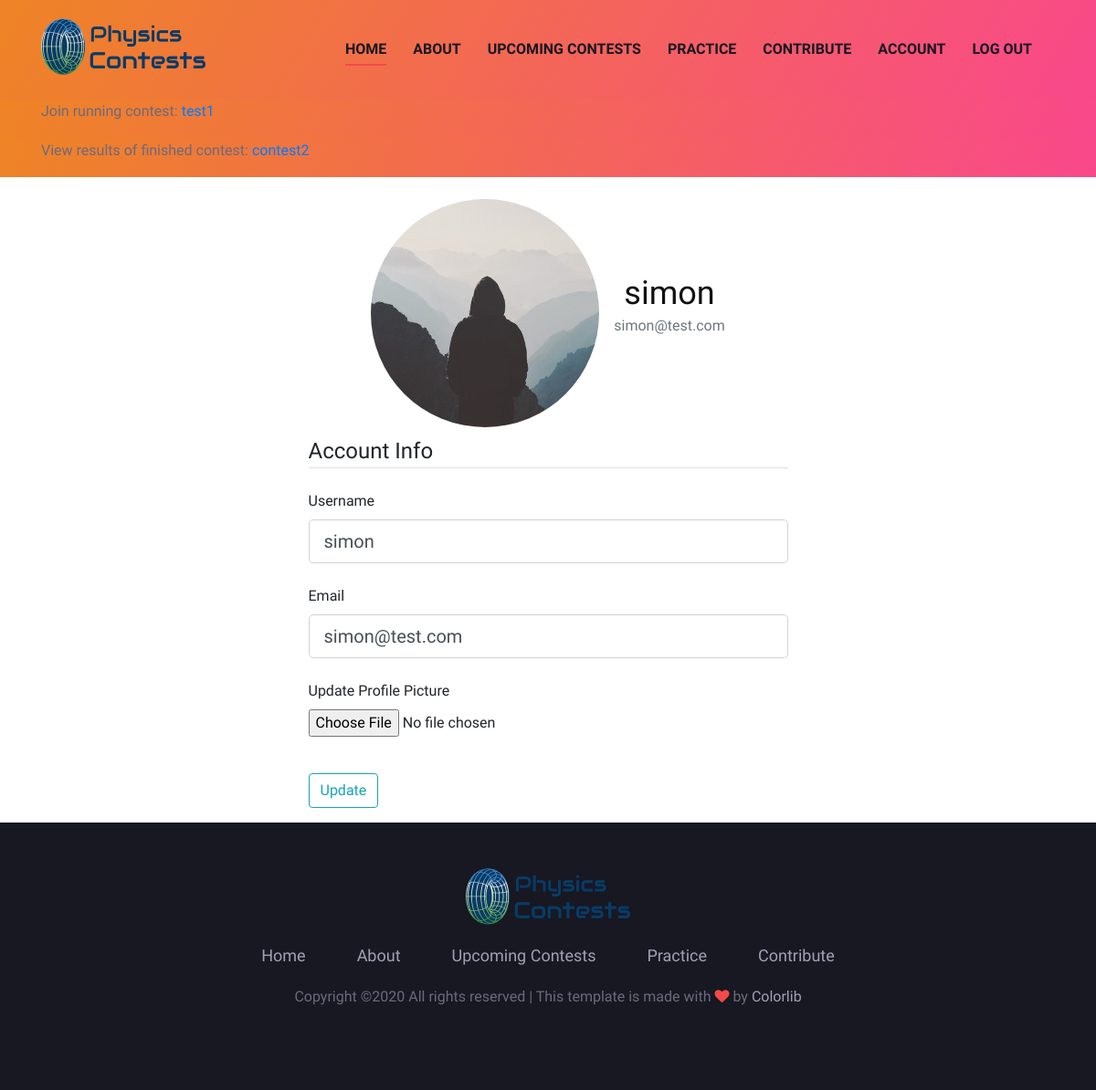
Page /account (signed in) on the committed database.
### physicscontests/models.py (models this page shows, shortened)
class Contest(db.Model):
	id = db.Column(db.Integer,primary_key=True)
	name = db.Column(db.String(40), unique=True, nullable=False, default=f"Physicscontest #{id}")
	description = db.Column(db.Text)
	start = db.Column(db.DateTime, nullable=False)
	end = db.Column(db.DateTime, nullable=False)
	tasks = db.relationship('Task', backref='contest')
	creator_id = db.Column(db.Integer, db.ForeignKey('user.id'))

class User(UserMixin, db.Model):
	id = db.Column(db.Integer,primary_key=True)
	username = db.Column(db.String(20), unique=True, nullable=False)
	email = db.Column(db.String(120), unique=True, nullable=False)
	image_file = db.Column(db.String(200), nullable=False, default="default.jpg")
	password = db.Column(db.String(60), nullable=False)
	contests_created = db.relationship('Contest', backref='creator')
	created = db.relationship('Task', backref='author')
	solved = db.relationship('Solved_by', back_populates="solved_by_users")
	participated_in = db.relationship('Contest', secondary=participation, backref=db.backref("participants", lazy="dynamic"))
	placements = db.relationship('Contest', secondary=placement, backref=db.backref("standings", lazy="dynamic"))

### physicscontests/routes.py (the view)
@app.route("/account", methods=["GET","POST"])
@login_required
def account():
	form = UpdateAccountForm()
	if form.validate_on_submit():
		if form.picture.data:
			print(form.picture, "  pictureform\n")
			picture_file = save_profile_picture(form.picture.data)
			current_user.image_file = picture_file
		current_user.username = form.username.data
		current_user.email = form.email.data
		db.session.commit()
		flash("Your account has been updated!", "success")
		return redirect(url_for("account"))
	elif request.method == "GET":
		form.username.data = current_user.username
		form.email.data = current_user.email
	image_file = url_for("static",filename="profile_pics/" + current_user.image_file)
	return render_template("account.html", image_file=image_file, form=form)

### physicscontests/forms.py (shortened to what this page needs)
class UpdateAccountForm(FlaskForm):
	username = StringField("Username", validators=[DataRequired(), Length(min=2,max=20)])
	email = StringField("Email", validators=[DataRequired(),Email()])
	picture = FileField("Update Profile Picture", validators=[FileAllowed(["jpg","png"])])
	submit = SubmitField("Update")

### physicscontests/__init__.py (called while the page is built)
def get_important_announcements():#should only be triggered once if there is something important
	announcements = []
	return announcements

def get_running_contests():
	contests_running = Contest.query.filter(Contest.start <= datetime.now()).filter(Contest.end > datetime.now()).all()
	return contests_running

def get_finished_contests():
	contests_finished = Contest.query.filter(Contest.end <= datetime.now()).filter(Contest.end > datetime.now() - timedelta(hours=2)).all()
	return contests_finished

### physicscontests/models.py (called while the page is built)
@login_manager.user_loader
def load_user(user_id):
	return User.query.get(int(user_id))

### physicscontests/templates/account.html (shortened to what this page needs)
{% extends "base.html" %}
{% block body %}
<div class="container mt-4">
	<div class="row">
    	<div class="media mb-2 center-form text-center">
        	<img class="rounded-circle account-img text-center" src="{{ image_file }}">
        	<div class="media-body align-self-center ml-3">
        		<h2 class="account-heading">{{ current_user.username }}</h2>
        		<p class="text-secondary">{{ current_user.email }}</p>
        	</div>
    	</div>
    </div>
	<div class="col-lg-6 center-form">
		<form method="POST" action="" enctype="multipart/form-data">
			<fieldset class="form-group">
				<legend class="border-bottom mb-4">Account Info</legend>
				<div class="mb-4">
					{{ form.username.label(class="form-control-label") }}
					{% if form.username.errors %}
						{{ form.username(class="form-control form-control-lg is-invalid") }}
						<div class="invalid-feedback">
							{% for error in form.username.errors %}
								<span>{{ error }}</span>
							{% endfor %}
						</div>
					{% else %}
						{{ form.username(class="form-control form-control-lg") }}
					{% endif %}
				</div>
				<div class="mb-4">
					{{ form.email.label(class="form-control-label") }}
					{% if form.email.errors %}
						{{ form.email(class="form-control form-control-lg is-invalid") }}
						<div class="emailinvalid-feedback">
							{% for error in form.email.errors %}
								<span>{{ error }}</span>
							{% endfor %}
						</div>
					{% else %}
						{{ form.email(class="form-control form-control-lg") }}
					{% endif %}
				</div>
				<div class="mb-4">
					{{ form.picture.label() }}
					{{ form.picture(class="form-control-file") }}
				</div>
			</fieldset>
			<div class="form-group">
				{{ form.submit(class="btn btn-outline-info") }}
			</div>
		</form>
	</div>
</div>
{% endblock body %}

### physicscontests/templates/base.html (shortened to what this page needs)
<!DOCTYPE html>
<html lang="zxx">
<head>
    <link rel="stylesheet" href="{{ url_for('static', filename='css/bootstrap.min.css') }}" type="text/css">
    <link rel="stylesheet" href="{{ url_for('static', filename='css/font-awesome.min.css') }}" type="text/css">
    <link rel="stylesheet" href="{{ url_for('static', filename='css/elegant-icons.css') }}" type="text/css">
    <link rel="stylesheet" href="{{ url_for('static', filename='css/owl.carousel.min.css') }}" type="text/css">
    <link rel="stylesheet" href="{{ url_for('static', filename='css/magnific-popup.css') }}" type="text/css">
    <link rel="stylesheet" href="{{ url_for('static', filename='css/slicknav.min.css') }}" type="text/css">
    <link rel="stylesheet" href="{{ url_for('static', filename='css/style.css') }}" type="text/css">
</head>
<body>
    <header class="header-section bg-gradient">
        <div class="container">
            <div class="logo">
                <a href="{{ url_for('home') }}">
                    <img src="{{ url_for('static', filename='new_img/logo1.png') }}" alt="">
                </a>
            </div>
            <div class="nav-menu">
                <nav class="mainmenu mobile-menu">
                    <ul>
                        <li class="active"><a href="{{ url_for('home') }}">Home</a></li>
                        <li><a href="{{ url_for('about') }}">About</a></li>
                        <li><a href="{{ url_for('upcoming_contests') }}">Upcoming Contests</a></li>
                        <li><a href="{{ url_for('practice') }}">Practice</a>
                        </li>
                        {% if current_user.is_authenticated %}
                            <li><a href="{{ url_for('contribute') }}">Contribute</a>
                            </li>
                            <li><a href="{{ url_for('account') }}">Account</a></li>
                            <li><a href="{{ url_for('logout') }}">Log out</a></li>
                        {% else %}
                            <li><a href="{{ url_for('contribute') }}">Contribute</a></li>
                            <li><a href="{{ url_for('login') }}">Log In</a></li>
                            <li><a href="{{ url_for('register') }}">Register</a></li>
                        {% endif %}
                    </ul>
                </nav>
            </div>
        </div>
    </header>
    {% with running_cs = get_running_contests() %}
        {% if running_cs %}
            <header class="header-section bg-gradient">
                <div class="container">
                    {% for contest in running_cs %}
                        <div class="row center-form"><p>Join running contest: <a href="{{ url_for('view_contest', contestID=contest.id) }}">{{ contest.name }}</a></p></div>
                    {% endfor %}
                </div>
            </header>
        {% endif %}
    {% endwith %}
    {% with finished_cs = get_finished_contests() %}
        {% if finished_cs %}
            <header class="header-section bg-gradient">
                <div class="container">
                    {% for contest in finished_cs %}
                        <div class="row center-form"><p>View results of finished contest: <a href="{{ url_for('contest_scoreboard', contestID=contest.id) }}">{{ contest.name }}</a></p></div>
                    {% endfor %}
                </div>
            </header>
        {% endif %}
    {% endwith %}
    {% block body %}{% endblock %}
    <footer class="footer-section">
        <div class="container">
            <div class="row">
                <div class="col-lg-12">
                    <div class="footer-text">
                        <div class="ft-logo">
                            <a href="#" class="footer-logo"><img src="{{ url_for('static', filename='new_img/logo1.png') }}" alt=""></a>
                        </div>
                        <ul>
                            <li><a href="{{ url_for('home') }}">Home</a></li>
                            <li><a href="{{ url_for('about') }}">About</a></li>
                            <li><a href="{{ url_for('upcoming_contests') }}">Upcoming Contests</a></li>
                            <li><a href="{{ url_for('practice') }}">Practice</a></li>
                            <li><a href="{{ url_for('contribute') }}">Contribute</a></li>
                        </ul>
                        <div class="copyright-text"><p>
  Copyright &copy;<script>document.write(new Date().getFullYear());</script> All rights reserved | This template is made with <i class="fa fa-heart" aria-hidden="true"></i> by <a href="https://colorlib.com" target="_blank">Colorlib</a>
  </p></div>
                    </div>
                </div>
            </div>
        </div>
    </footer>
</body>
</html>

### physicscontests/static/css/style.css (style rules this page uses)
.center-form { margin-left: auto; margin-right: auto; }
html, body { height:100%; margin:0; }
body { display:flex; flex-direction:column; }
footer { margin-top:auto; }
html, body { height: 100%; font-family: "Work Sans", sans-serif; -webkit-font-smoothing: antialiased; font-smoothing: antialiased; }
h1, h2, h3, h4, h5, h6 { margin: 0; color: #111111; font-weight: 400; font-family: "Work Sans", sans-serif; }
h2 { font-size: 36px; }
p { font-size: 16px; font-family: "Work Sans", sans-serif; color: #6a6b7c; font-weight: 400; line-height: 28px; margin: 0 0 15px 0; }
img { max-width: 100%; }
ul, ol { padding: 0; margin: 0; }
.bg-gradient, .bd-text .bd-tag-share .s-share a:hover, .bh-text .play-btn, .schedule-table-tab .nav-tabs .nav-item .nav-link.active, .newslatter-inner .ni-form button, .latest-item .li-tag, .price-item .price-btn:hover, .price-item .pi-price, .price-item .tr-tag, .schedule-tab .nav-tabs .nav-item .nav-link.active, .site-btn { background-image: -o-linear-gradient(330deg, #ee8425 0%, #f9488b 100%), -o-linear-gradient(330deg, #ee8425 0%, #f9488b 100%); background-image: linear-gradient(120deg, #ee8425 0%, #f9488b 100%), linear-gradient(120deg, #ee8425 0%, #f9488b 100%); }
.header-section { display: -webkit-box; display: -ms-flexbox; display: flex; }
.logo { float: left; padding-top: 20px; padding-bottom: 20px; }
.logo a { display: inline-block; }
.nav-menu { float: right; }
.nav-menu .mainmenu { display: inline-block; }
.nav-menu .mainmenu ul li { display: inline-block; list-style: none; margin-right: 40px; position: relative; }
.nav-menu .mainmenu ul li.active a:after { opacity: 1; }
.nav-menu .mainmenu ul li a { font-size: 16px; color: #171822; text-transform: uppercase; font-weight: 600; padding: 42px 0; position: relative; display: inline-block; }
.nav-menu .mainmenu ul li a:after { position: absolute; left: 0; bottom: 36px; height: 2px; width: 100%; background: #F44949; content: ""; opacity: 0; -webkit-transition: all 0.3s; -o-transition: all 0.3s; transition: all 0.3s; }
.footer-section { background: #171822; padding-top: 50px; padding-bottom: 60px; }
.footer-text { text-align: center; }
.footer-text .ft-logo { margin-bottom: 20px; }
.footer-text .ft-logo a { display: inline-block; }
.footer-text ul { margin-bottom: 18px; }
.footer-text ul li { list-style: none; display: inline-block; margin-right: 52px; }
.footer-text ul li:last-child { margin-right: 0; }
.footer-text ul li a { font-size: 18px; color: #a0a1b5; display: inline-block; -webkit-transition: all 0.3s; -o-transition: all 0.3s; transition: all 0.3s; }
.footer-text .copyright-text { font-size: 14px; color: #a0a1b5; margin-bottom: 28px; }
.footer-text .copyright-text i { color: #f44949; }
.footer-text .copyright-text a { color: #a0a1b5; }
@media only screen and (min-width: 992px) and (max-width: 1299px) { .nav-menu .mainmenu ul li { margin-right: 25px; } }

### rows in the picture
Contest: name "test1"
Contest: name "contest2"
User: username "simon", email "simon@test.com"
